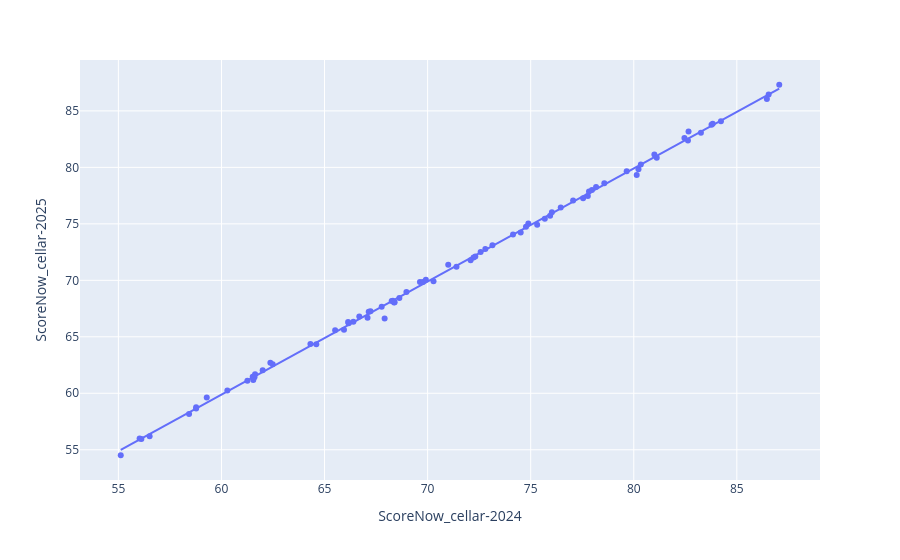

Notebook source saved alongside this figure:
### Code cell
fig = px.scatter(full_cellar, x="ScoreNow_cellar-2024", y="ScoreNow_cellar-2025", trendline="ols")
fig.show()
